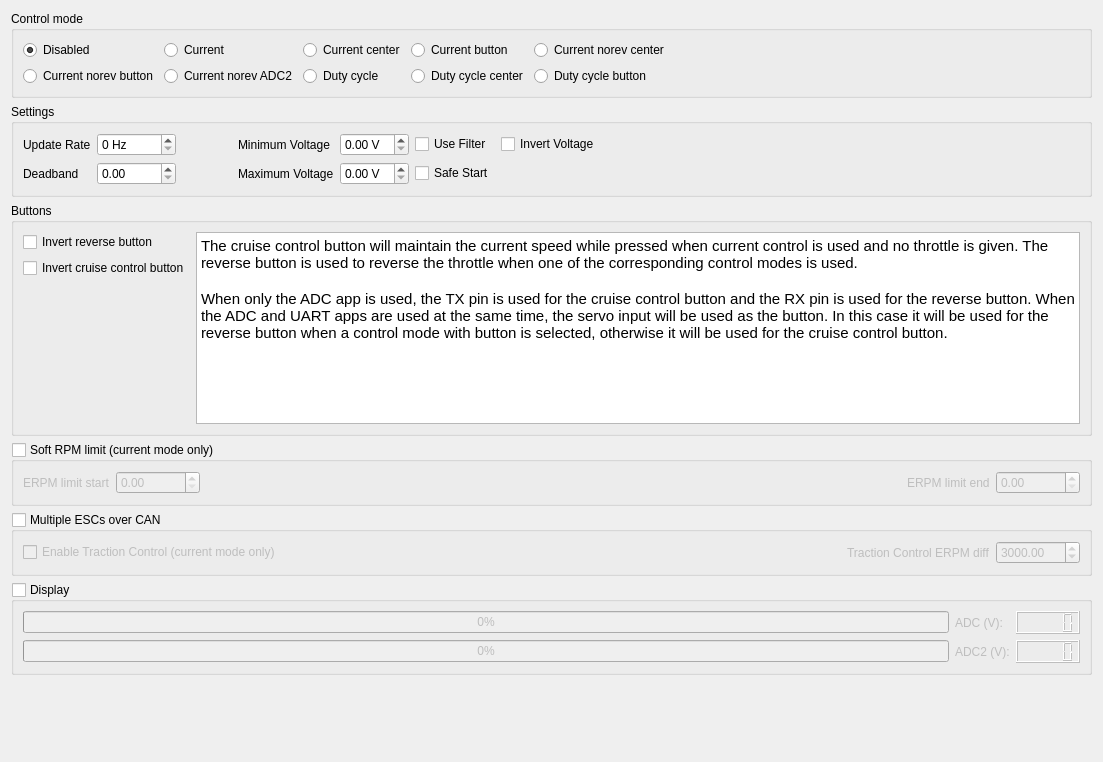
            <widget class="QWidget" name="tab_22">
             <attribute name="title">
              <string>ADC</string>
             </attribute>
             <layout class="QVBoxLayout" name="verticalLayout_16">
              <item>
               <widget class="QGroupBox" name="groupBox_31">
                <property name="title">
                 <string>Control mode</string>
                </property>
                <layout class="QHBoxLayout" name="horizontalLayout_40">
                 <item>
                  <layout class="QGridLayout" name="gridLayout_30">
                   <item row="0" column="3">
                    <widget class="QRadioButton" name="appconfAdcCurrentButtonButton">
                     <property name="text">
                      <string>Current button</string>
                     </property>
                    </widget>
                   </item>
                   <item row="0" column="0">
                    <widget class="QRadioButton" name="appconfAdcDisabledButton">
                     <property name="text">
                      <string>Disabled</string>
                     </property>
                     <property name="checked">
                      <bool>true</bool>
                     </property>
                    </widget>
                   </item>
                   <item row="0" column="4">
                    <widget class="QRadioButton" name="appconfAdcCurrentNorevCenterButton">
                     <property name="text">
                      <string>Current norev center</string>
                     </property>
                    </widget>
                   </item>
                   <item row="1" column="0">
                    <widget class="QRadioButton" name="appconfAdcCurrentNorevButtonButton">
                     <property name="text">
                      <string>Current norev button</string>
                     </property>
                    </widget>
                   </item>
                   <item row="0" column="1">
                    <widget class="QRadioButton" name="appconfAdcCurrentButton">
                     <property name="text">
                      <string>Current</string>
                     </property>
                     <property name="checked">
                      <bool>false</bool>
                     </property>
                    </widget>
                   </item>
                   <item row="0" column="2">
                    <widget class="QRadioButton" name="appconfAdcCurrentCenterButton">
                     <property name="text">
                      <string>Current center</string>
                     </property>
                    </widget>
                   </item>
                   <item row="1" column="4">
                    <widget class="QRadioButton" name="appconfAdcDutyCycleButtonButton">
                     <property name="text">
                      <string>Duty cycle button</string>
                     </property>
                    </widget>
                   </item>
                   <item row="1" column="3">
                    <widget class="QRadioButton" name="appconfAdcDutyCycleCenterButton">
                     <property name="text">
                      <string>Duty cycle center</string>
                     </property>
                    </widget>
                   </item>
                   <item row="1" column="2">
                    <widget class="QRadioButton" name="appconfAdcDutyCycleButton">
                     <property name="text">
                      <string>Duty cycle</string>
                     </property>
                    </widget>
                   </item>
                   <item row="1" column="1">
                    <widget class="QRadioButton" name="appconfAdcCurrentNorevAdcButton">
                     <property name="text">
                      <string>Current norev ADC2</string>
                     </property>
                    </widget>
                   </item>
                  </layout>
                 </item>
                 <item>
                  <spacer name="horizontalSpacer_16">
                   <property name="orientation">
                    <enum>Qt::Horizontal</enum>
                   </property>
                   <property name="sizeHint" stdset="0">
                    <size>
                     <width>411</width>
                     <height>20</height>
                    </size>
                   </property>
                  </spacer>
                 </item>
                </layout>
               </widget>
              </item>
              <item>
               <widget class="QGroupBox" name="groupBox_33">
                <property name="title">
                 <string>Settings</string>
                </property>
                <layout class="QGridLayout" name="gridLayout_33">
                 <item row="0" column="1">
                  <widget class="QSpinBox" name="appconfAdcUpdateRateBox">
                   <property name="suffix">
                    <string> Hz</string>
                   </property>
                   <property name="maximum">
                    <number>10000</number>
                   </property>
                   <property name="singleStep">
                    <number>10</number>
                   </property>
                  </widget>
                 </item>
                 <item row="1" column="1">
                  <widget class="QDoubleSpinBox" name="appconfAdcHystBox">
                   <property name="maximum">
                    <double>1.000000000000000</double>
                   </property>
                   <property name="singleStep">
                    <double>0.050000000000000</double>
                   </property>
                  </widget>
                 </item>
                 <item row="0" column="0">
                  <widget class="QLabel" name="label_78">
                   <property name="text">
                    <string>Update Rate</string>
                   </property>
                  </widget>
                 </item>
                 <item row="0" column="5">
                  <widget class="QCheckBox" name="appconfAdcFilterBox">
                   <property name="toolTip">
                    <string>&lt;html&gt;&lt;head/&gt;&lt;body&gt;&lt;p&gt;Use a median filter to reject niose. This will introduce one sample delay.&lt;/p&gt;&lt;/body&gt;&lt;/html&gt;</string>
                   </property>
                   <property name="text">
                    <string>Use Filter</string>
                   </property>
                  </widget>
                 </item>
                 <item row="1" column="0">
                  <widget class="QLabel" name="label_76">
                   <property name="text">
                    <string>Deadband</string>
                   </property>
                  </widget>
                 </item>
                 <item row="1" column="5">
                  <widget class="QCheckBox" name="appconfAdcSafeStartBox">
                   <property name="toolTip">
                    <string>&lt;html&gt;&lt;head/&gt;&lt;body&gt;&lt;p&gt;Don't give throttle unless the received output has been 0 for at leas 50 pulses. The counter is reset on boot, every time a new configuration is loaded and when a timeout occurs.&lt;/p&gt;&lt;/body&gt;&lt;/html&gt;</string>
                   </property>
                   <property name="text">
                    <string>Safe Start</string>
                   </property>
                  </widget>
                 </item>
                 <item row="0" column="2">
                  <widget class="QWidget" name="widget" native="true">
                   <property name="minimumSize">
                    <size>
                     <width>50</width>
                     <height>0</height>
                    </size>
                   </property>
                  </widget>
                 </item>
                 <item row="0" column="7">
                  <spacer name="horizontalSpacer_18">
                   <property name="orientation">
                    <enum>Qt::Horizontal</enum>
                   </property>
                   <property name="sizeHint" stdset="0">
                    <size>
                     <width>40</width>
                     <height>20</height>
                    </size>
                   </property>
                  </spacer>
                 </item>
                 <item row="0" column="4">
                  <widget class="QDoubleSpinBox" name="appconfAdcVoltageStartBox">
                   <property name="suffix">
                    <string> V</string>
                   </property>
                   <property name="maximum">
                    <double>10.000000000000000</double>
                   </property>
                   <property name="singleStep">
                    <double>0.010000000000000</double>
                   </property>
                  </widget>
                 </item>
                 <item row="0" column="3">
                  <widget class="QLabel" name="label_77">
                   <property name="text">
                    <string>Minimum Voltage</string>
                   </property>
                  </widget>
                 </item>
                 <item row="1" column="3">
                  <widget class="QLabel" name="label_75">
                   <property name="text">
                    <string>Maximum Voltage</string>
                   </property>
                  </widget>
                 </item>
                 <item row="1" column="4">
                  <widget class="QDoubleSpinBox" name="appconfAdcVoltageEndBox">
                   <property name="suffix">
                    <string> V</string>
                   </property>
                   <property name="maximum">
                    <double>20.000000000000000</double>
                   </property>
                   <property name="singleStep">
                    <double>0.010000000000000</double>
                   </property>
                  </widget>
                 </item>
                 <item row="0" column="6">
                  <widget class="QCheckBox" name="appconfAdcInvertVoltageBox">
                   <property name="text">
                    <string>Invert Voltage</string>
                   </property>
                  </widget>
                 </item>
                </layout>
               </widget>
              </item>
              <item>
               <widget class="QGroupBox" name="groupBox_36">
                <property name="title">
                 <string>Buttons</string>
                </property>
                <layout class="QGridLayout" name="gridLayout_35">
                 <item row="2" column="0">
                  <widget class="QCheckBox" name="appconfAdcInvertRevButtonBox">
                   <property name="text">
                    <string>Invert reverse button</string>
                   </property>
                  </widget>
                 </item>
                 <item row="3" column="0">
                  <widget class="QCheckBox" name="appconfAdcInvertCcButtonBox">
                   <property name="text">
                    <string>Invert cruise control button</string>
                   </property>
                  </widget>
                 </item>
                 <item row="4" column="0">
                  <spacer name="verticalSpacer_12">
                   <property name="orientation">
                    <enum>Qt::Vertical</enum>
                   </property>
                   <property name="sizeHint" stdset="0">
                    <size>
                     <width>20</width>
                     <height>40</height>
                    </size>
                   </property>
                  </spacer>
                 </item>
                 <item row="2" column="1" rowspan="3">
                  <widget class="QTextBrowser" name="textBrowser_2">
                   <property name="html">
                    <string>&lt;!DOCTYPE HTML PUBLIC &quot;-//W3C//DTD HTML 4.0//EN&quot; &quot;http://www.w3.org/TR/REC-html40/strict.dtd&quot;&gt;
&lt;html&gt;&lt;head&gt;&lt;meta name=&quot;qrichtext&quot; content=&quot;1&quot; /&gt;&lt;style type=&quot;text/css&quot;&gt;
p, li { white-space: pre-wrap; }
&lt;/style&gt;&lt;/head&gt;&lt;body style=&quot; font-family:'Ubuntu'; font-size:12pt; font-weight:400; font-style:normal;&quot;&gt;
&lt;p style=&quot; margin-top:0px; margin-bottom:0px; margin-left:0px; margin-right:0px; -qt-block-indent:0; text-indent:0px;&quot;&gt;&lt;span style=&quot; font-size:11pt;&quot;&gt;The cruise control button will maintain the current speed while pressed when current control is used and no throttle is given. The reverse button is used to reverse the throttle when one of the corresponding control modes is used.&lt;/span&gt;&lt;/p&gt;
&lt;p style=&quot;-qt-paragraph-type:empty; margin-top:0px; margin-bottom:0px; margin-left:0px; margin-right:0px; -qt-block-indent:0; text-indent:0px; font-size:11pt;&quot;&gt;&lt;br /&gt;&lt;/p&gt;
&lt;p style=&quot; margin-top:0px; margin-bottom:0px; margin-left:0px; margin-right:0px; -qt-block-indent:0; text-indent:0px;&quot;&gt;&lt;span style=&quot; font-size:11pt;&quot;&gt;When only the ADC app is used, the TX pin is used for the cruise control button and the RX pin is used for the reverse button. When the ADC and UART apps are used at the same time, the servo input will be used as the button. In this case it will be used for the reverse button when a control mode with button is selected, otherwise it will be used for the cruise control button.&lt;/span&gt;&lt;/p&gt;&lt;/body&gt;&lt;/html&gt;</string>
                   </property>
                  </widget>
                 </item>
                </layout>
               </widget>
              </item>
              <item>
               <widget class="QGroupBox" name="appconfAdcRpmLimBox">
                <property name="title">
                 <string>Soft RPM limit (current mode only)</string>
                </property>
                <property name="checkable">
                 <bool>true</bool>
                </property>
                <property name="checked">
                 <bool>false</bool>
                </property>
                <layout class="QGridLayout" name="gridLayout_32">
                 <item row="0" column="1">
                  <widget class="QDoubleSpinBox" name="appconfAdcRpmLimStartBox">
                   <property name="maximum">
                    <double>200000.000000000000000</double>
                   </property>
                   <property name="singleStep">
                    <double>100.000000000000000</double>
                   </property>
                  </widget>
                 </item>
                 <item row="0" column="0">
                  <widget class="QLabel" name="label_73">
                   <property name="text">
                    <string>ERPM limit start</string>
                   </property>
                  </widget>
                 </item>
                 <item row="0" column="4">
                  <widget class="QDoubleSpinBox" name="appconfAdcRpmLimEndBox">
                   <property name="maximum">
                    <double>200000.000000000000000</double>
                   </property>
                   <property name="singleStep">
                    <double>100.000000000000000</double>
                   </property>
                  </widget>
                 </item>
                 <item row="0" column="3">
                  <widget class="QLabel" name="label_74">
                   <property name="text">
                    <string>ERPM limit end</string>
                   </property>
                  </widget>
                 </item>
                 <item row="0" column="2">
                  <spacer name="horizontalSpacer_28">
                   <property name="orientation">
                    <enum>Qt::Horizontal</enum>
                   </property>
                   <property name="sizeHint" stdset="0">
                    <size>
                     <width>40</width>
                     <height>20</height>
                    </size>
                   </property>
                  </spacer>
                 </item>
                </layout>
               </widget>
              </item>
              <item>
               <widget class="QGroupBox" name="appconfAdcMultiGroup">
                <property name="title">
                 <string>Multiple ESCs over CAN</string>
                </property>
                <property name="checkable">
                 <bool>true</bool>
                </property>
                <property name="checked">
                 <bool>false</bool>
                </property>
                <layout class="QHBoxLayout" name="horizontalLayout_41">
                 <item>
                  <widget class="QCheckBox" name="appconfAdcTcBox">
                   <property name="text">
                    <string>Enable Traction Control (current mode only)</string>
                   </property>
                   <property name="checked">
                    <bool>false</bool>
                   </property>
                  </widget>
                 </item>
                 <item>
                  <spacer name="horizontalSpacer_17">
                   <property name="orientation">
                    <enum>Qt::Horizontal</enum>
                   </property>
                   <property name="sizeHint" stdset="0">
                    <size>
                     <width>40</width>
                     <height>20</height>
                    </size>
                   </property>
                  </spacer>
                 </item>
                 <item>
                  <widget class="QLabel" name="label_72">
                   <property name="text">
                    <string>Traction Control ERPM diff</string>
                   </property>
                  </widget>
                 </item>
                 <item>
                  <widget class="QDoubleSpinBox" name="appconfAdcTcErpmBox">
                   <property name="maximum">
                    <double>100000.000000000000000</double>
                   </property>
                   <property name="value">
                    <double>3000.000000000000000</double>
                   </property>
                  </widget>
                 </item>
                </layout>
               </widget>
              </item>
              <item>
               <widget class="QGroupBox" name="appconfAdcUpdateBox">
                <property name="title">
                 <string>Display</string>
                </property>
                <property name="checkable">
                 <bool>true</bool>
                </property>
                <property name="checked">
                 <bool>false</bool>
                </property>
                <layout class="QGridLayout" name="gridLayout_31">
                 <item row="0" column="0">
                  <widget class="QProgressBar" name="appconfAdcDecodedBar">
                   <property name="minimum">
                    <number>0</number>
                   </property>
                   <property name="maximum">
                    <number>1000</number>
                   </property>
                   <property name="value">
                    <number>0</number>
                   </property>
                   <property name="format">
                    <string>%p%</string>
                   </property>
                  </widget>
                 </item>
                 <item row="0" column="2">
                  <widget class="QLCDNumber" name="appconfAdcVoltageNumber">
                   <property name="value" stdset="0">
                    <double>0.000000000000000</double>
                   </property>
                  </widget>
                 </item>
                 <item row="0" column="1">
                  <widget class="QLabel" name="label_79">
                   <property name="text">
                    <string>ADC (V):</string>
                   </property>
                  </widget>
                 </item>
                 <item row="1" column="0">
                  <widget class="QProgressBar" name="appconfAdcDecodedBar2">
                   <property name="maximum">
                    <number>1000</number>
                   </property>
                   <property name="value">
                    <number>0</number>
                   </property>
                  </widget>
                 </item>
                 <item row="1" column="1">
                  <widget class="QLabel" name="lblVoltage2">
                   <property name="text">
                    <string>ADC2 (V):</string>
                   </property>
                  </widget>
                 </item>
                 <item row="1" column="2">
                  <widget class="QLCDNumber" name="appconfAdcVoltageNumber2"/>
                 </item>
                </layout>
               </widget>
              </item>
              <item>
               <spacer name="verticalSpacer_14">
                <property name="orientation">
                 <enum>Qt::Vertical</enum>
                </property>
                <property name="sizeHint" stdset="0">
                 <size>
                  <width>20</width>
                  <height>76</height>
                 </size>
                </property>
               </spacer>
              </item>
             </layout>
            </widget>
